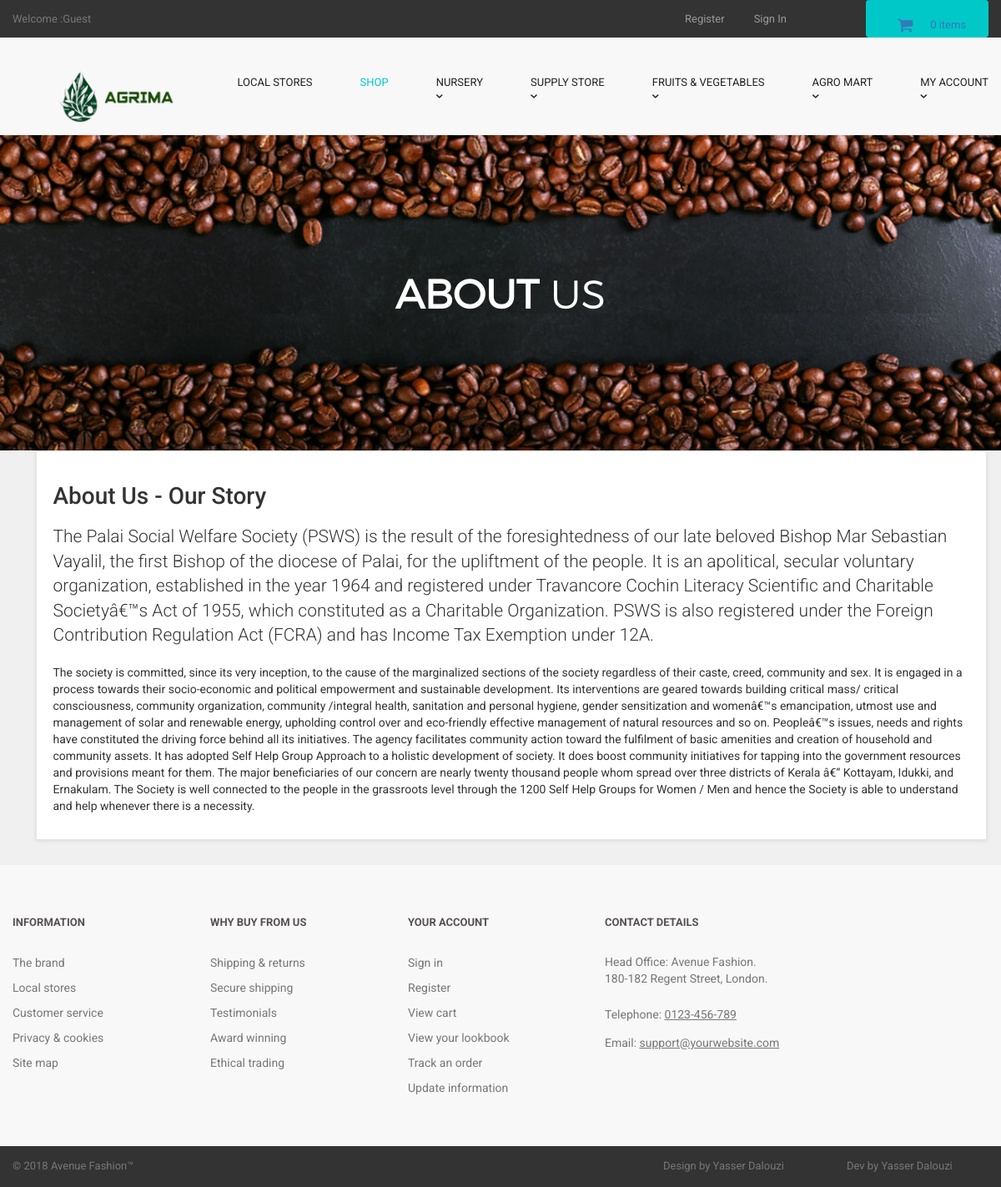
Page /about.php on the committed database.
### tables this page shows
CREATE TABLE `about_us` (
  `about_id` int(10) NOT NULL,
  `about_heading` text NOT NULL,
  `about_short_desc` text NOT NULL,
  `about_desc` text NOT NULL
);

### about.php (the view, shortened to what this page needs)
<?php
include("includes/db.php");
include("includes/header.php");
include("includes/main.php");
?>
  <main>
    <div class="nero">
      <div class="nero__heading">
        <span class="nero__bold">About</span> us
      </div>
    </div>
  </main>
<div id="content" >
<div class="container" >
<div class="col-md-12" >
<div class="box" >
<?php
$get_about_us = "select * from about_us";
$run_about_us = mysqli_query($con,$get_about_us);
$row_about_us = mysqli_fetch_array($run_about_us);
$about_heading = $row_about_us['about_heading'];
$about_short_desc = $row_about_us['about_short_desc'];
$about_desc = $row_about_us['about_desc'];
?>
<h1> <?php echo $about_heading; ?> </h1>
<p class="lead"> <?php echo $about_short_desc; ?> </p>
<p> <?php echo $about_desc; ?> </p>
</div>
</div>
</div>
</div>
<?php
include("includes/footer.php");
?>
</body>
</html>

### styles/backend.css (style rules this page uses)
html { font-family: "Roboto", Helvetica, Arial, sans-serif; line-height: 1.15; -ms-text-size-adjust: 100%; -webkit-text-size-adjust: 100% }
body { margin: 0 }
h1 { font-size: 2em; margin: .67em 0 }
figcaption, figure, main { display: block }
html { box-sizing: border-box }
body { min-width: 1190px; font-family: Montserrat, sans-serif; font-weight: 400; background-color: white; }
.container { width: 1170px; margin: 0 auto }
.nero { padding-top: 160px; padding-bottom: 140px; font-family: 'montserratlight', sans-serif; text-align: center; text-transform: uppercase; color: #FFF; background: #666 url("../images/banner-ave.jpg") no-repeat; background-size: cover; background-position: center; }
.nero__heading { font-size: 48px; }
.nero__bold { font-weight: 700; }

### styles/style.css (style rules this page uses)
body { font-family: "Roboto", Helvetica, Arial, sans-serif; font-size: 14px; line-height: 1.42857143; color: #333333; background-color: #f0f0f0; overflow-x: hidden; }
.box { background: #fff; margin: 0 0 30px; border: solid 1px #e6e6e6; box-sizing: border-box; padding:20px; box-shadow: 0 1px 5px rgba(0, 0, 0, 0.1); }
#content { padding-left:25px; }

### rows in the picture
about_us: about_heading "About Us - Our Story", about_short_desc "The Palai Social Welfare Society (PSWS) is the result of the foresightedness of our late beloved Bishop Mar Sebastian Vayalil, the first Bishop of the diocese of Palai, for the upliftment of the people. It is an apolitical, secular voluntary organization, established in the year 1964 and registered under Travancore Cochin Literacy Scientific and Charitable Societyâ€™s Act of 1955, which constituted as a Charitable Organization. PSWS is also registered under the Foreign Contribution Regulation Act (FCRA) and has Income Tax Exemption under 12A.", about_desc "The society is committed, since its very inception, to the cause of the marginalized sections of the society regardless of their caste, creed, community and sex. It is engaged in a process towards their socio-economic and political empowerment and sustainable development. Its interventions are geared towards building critical mass/ critical consciousness, community organization, community /integral health, sanitation and personal hygiene, gender sensitization and womenâ€™s emancipation, utmost use and management of solar and renewable energy, upholding control over and eco-friendly effective management of natural resources and so on. Peopleâ€™s issues, needs and rights have constituted the…"

### other values in the picture
$count_items "0"
